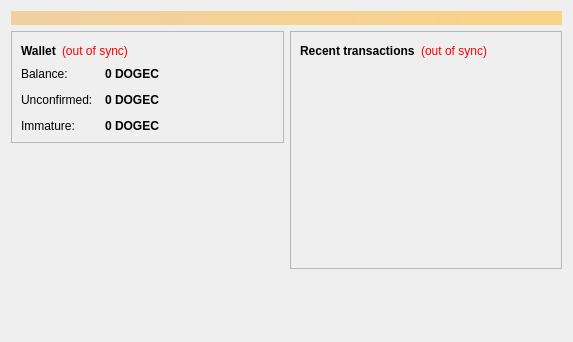
<?xml version="1.0" encoding="UTF-8"?>
<ui version="4.0">
 <class>OverviewPage</class>
 <widget class="QWidget" name="OverviewPage">
  <property name="geometry">
   <rect>
    <x>0</x>
    <y>0</y>
    <width>573</width>
    <height>342</height>
   </rect>
  </property>
  <property name="windowTitle">
   <string>Form</string>
  </property>
  <layout class="QVBoxLayout" name="topLayout">
   <item>
    <widget class="QLabel" name="labelAlerts">
     <property name="visible">
      <bool>false</bool>
     </property>
     <property name="styleSheet">
      <string notr="true">background-color: qlineargradient(x1: 0, y1: 0, x2: 1, y2: 0, stop:0 #F0D0A0, stop:1 #F8D488); color:#000000;</string>
     </property>
     <property name="wordWrap">
      <bool>true</bool>
     </property>
     <property name="margin">
      <number>3</number>
     </property>
    </widget>
   </item>
   <item>
    <layout class="QHBoxLayout" name="horizontalLayout" stretch="1,1">
     <item>
      <layout class="QVBoxLayout" name="verticalLayout_2">
       <item>
        <widget class="QFrame" name="frame">
         <property name="frameShape">
          <enum>QFrame::StyledPanel</enum>
         </property>
         <property name="frameShadow">
          <enum>QFrame::Raised</enum>
         </property>
         <layout class="QVBoxLayout" name="verticalLayout_4">
          <item>
           <layout class="QHBoxLayout" name="horizontalLayout_4">
            <item>
             <widget class="QLabel" name="label_5">
              <property name="font">
               <font>
                <weight>75</weight>
                <bold>true</bold>
               </font>
              </property>
              <property name="text">
               <string>Wallet</string>
              </property>
             </widget>
            </item>
            <item>
             <widget class="QLabel" name="labelWalletStatus">
              <property name="toolTip">
               <string>The displayed information may be out of date. Your wallet automatically synchronizes with the DOGECOINCASH network after a connection is established, but this process has not completed yet.</string>
              </property>
              <property name="styleSheet">
               <string notr="true">QLabel { color: red; }</string>
              </property>
              <property name="text">
               <string notr="true">(out of sync)</string>
              </property>
              <property name="alignment">
               <set>Qt::AlignLeading|Qt::AlignLeft|Qt::AlignVCenter</set>
              </property>
             </widget>
            </item>
            <item>
             <spacer name="horizontalSpacer_2">
              <property name="orientation">
               <enum>Qt::Horizontal</enum>
              </property>
              <property name="sizeHint" stdset="0">
               <size>
                <width>40</width>
                <height>20</height>
               </size>
              </property>
             </spacer>
            </item>
           </layout>
          </item>
          <item>
           <layout class="QFormLayout" name="formLayout_2">
            <property name="fieldGrowthPolicy">
             <enum>QFormLayout::AllNonFixedFieldsGrow</enum>
            </property>
            <property name="horizontalSpacing">
             <number>12</number>
            </property>
            <property name="verticalSpacing">
             <number>12</number>
            </property>
            <item row="0" column="0">
             <widget class="QLabel" name="label">
              <property name="text">
               <string>Balance:</string>
              </property>
             </widget>
            </item>
            <item row="0" column="1">
             <widget class="QLabel" name="labelBalance">
              <property name="font">
               <font>
                <weight>75</weight>
                <bold>true</bold>
               </font>
              </property>
              <property name="cursor">
               <cursorShape>IBeamCursor</cursorShape>
              </property>
              <property name="toolTip">
               <string>Your current balance</string>
              </property>
              <property name="text">
               <string notr="true">0 DOGEC</string>
              </property>
              <property name="textInteractionFlags">
               <set>Qt::LinksAccessibleByMouse|Qt::TextSelectableByKeyboard|Qt::TextSelectableByMouse</set>
              </property>
             </widget>
            </item>
            <item row="1" column="0">
             <widget class="QLabel" name="label_3">
              <property name="text">
               <string>Unconfirmed:</string>
              </property>
             </widget>
            </item>
            <item row="1" column="1">
             <widget class="QLabel" name="labelUnconfirmed">
              <property name="font">
               <font>
                <weight>75</weight>
                <bold>true</bold>
               </font>
              </property>
              <property name="cursor">
               <cursorShape>IBeamCursor</cursorShape>
              </property>
              <property name="toolTip">
               <string>Total of transactions that have yet to be confirmed, and do not yet count toward the current balance</string>
              </property>
              <property name="text">
               <string notr="true">0 DOGEC</string>
              </property>
              <property name="textInteractionFlags">
               <set>Qt::LinksAccessibleByMouse|Qt::TextSelectableByKeyboard|Qt::TextSelectableByMouse</set>
              </property>
             </widget>
            </item>
            <item row="2" column="0">
             <widget class="QLabel" name="labelImmatureText">
              <property name="text">
               <string>Immature:</string>
              </property>
             </widget>
            </item>
            <item row="2" column="1">
             <widget class="QLabel" name="labelImmature">
              <property name="font">
               <font>
                <weight>75</weight>
                <bold>true</bold>
               </font>
              </property>
              <property name="toolTip">
               <string>Mined balance that has not yet matured</string>
              </property>
              <property name="text">
               <string notr="true">0 DOGEC</string>
              </property>
              <property name="textInteractionFlags">
               <set>Qt::LinksAccessibleByMouse|Qt::TextSelectableByKeyboard|Qt::TextSelectableByMouse</set>
              </property>
             </widget>
            </item>
           </layout>
          </item>
         </layout>
        </widget>
       </item>
       <item>
        <spacer name="verticalSpacer">
         <property name="orientation">
          <enum>Qt::Vertical</enum>
         </property>
         <property name="sizeHint" stdset="0">
          <size>
           <width>20</width>
           <height>40</height>
          </size>
         </property>
        </spacer>
       </item>
      </layout>
     </item>
     <item>
      <layout class="QVBoxLayout" name="verticalLayout_3">
       <item>
        <widget class="QFrame" name="frame_2">
         <property name="frameShape">
          <enum>QFrame::StyledPanel</enum>
         </property>
         <property name="frameShadow">
          <enum>QFrame::Raised</enum>
         </property>
         <layout class="QVBoxLayout" name="verticalLayout">
          <item>
           <layout class="QHBoxLayout" name="horizontalLayout_2">
            <item>
             <widget class="QLabel" name="label_4">
              <property name="text">
               <string>&lt;b&gt;Recent transactions&lt;/b&gt;</string>
              </property>
             </widget>
            </item>
            <item>
             <widget class="QLabel" name="labelTransactionsStatus">
              <property name="toolTip">
               <string>The displayed information may be out of date. Your wallet automatically synchronizes with the DOGECOINCASH network after a connection is established, but this process has not completed yet.</string>
              </property>
              <property name="styleSheet">
               <string notr="true">QLabel { color: red; }</string>
              </property>
              <property name="text">
               <string notr="true">(out of sync)</string>
              </property>
              <property name="alignment">
               <set>Qt::AlignRight|Qt::AlignTrailing|Qt::AlignVCenter</set>
              </property>
             </widget>
            </item>
            <item>
             <spacer name="horizontalSpacer">
              <property name="orientation">
               <enum>Qt::Horizontal</enum>
              </property>
              <property name="sizeHint" stdset="0">
               <size>
                <width>40</width>
                <height>20</height>
               </size>
              </property>
             </spacer>
            </item>
           </layout>
          </item>
          <item>
           <widget class="QListView" name="listTransactions">
            <property name="styleSheet">
             <string notr="true">QListView { background: transparent; }</string>
            </property>
            <property name="frameShape">
             <enum>QFrame::NoFrame</enum>
            </property>
            <property name="verticalScrollBarPolicy">
             <enum>Qt::ScrollBarAlwaysOff</enum>
            </property>
            <property name="horizontalScrollBarPolicy">
             <enum>Qt::ScrollBarAlwaysOff</enum>
            </property>
            <property name="selectionMode">
             <enum>QAbstractItemView::NoSelection</enum>
            </property>
           </widget>
          </item>
         </layout>
        </widget>
       </item>
       <item>
        <spacer name="verticalSpacer_2">
         <property name="orientation">
          <enum>Qt::Vertical</enum>
         </property>
         <property name="sizeHint" stdset="0">
          <size>
           <width>20</width>
           <height>40</height>
          </size>
         </property>
        </spacer>
       </item>
      </layout>
     </item>
    </layout>
   </item>
  </layout>
 </widget>
 <resources/>
 <connections/>
</ui>
